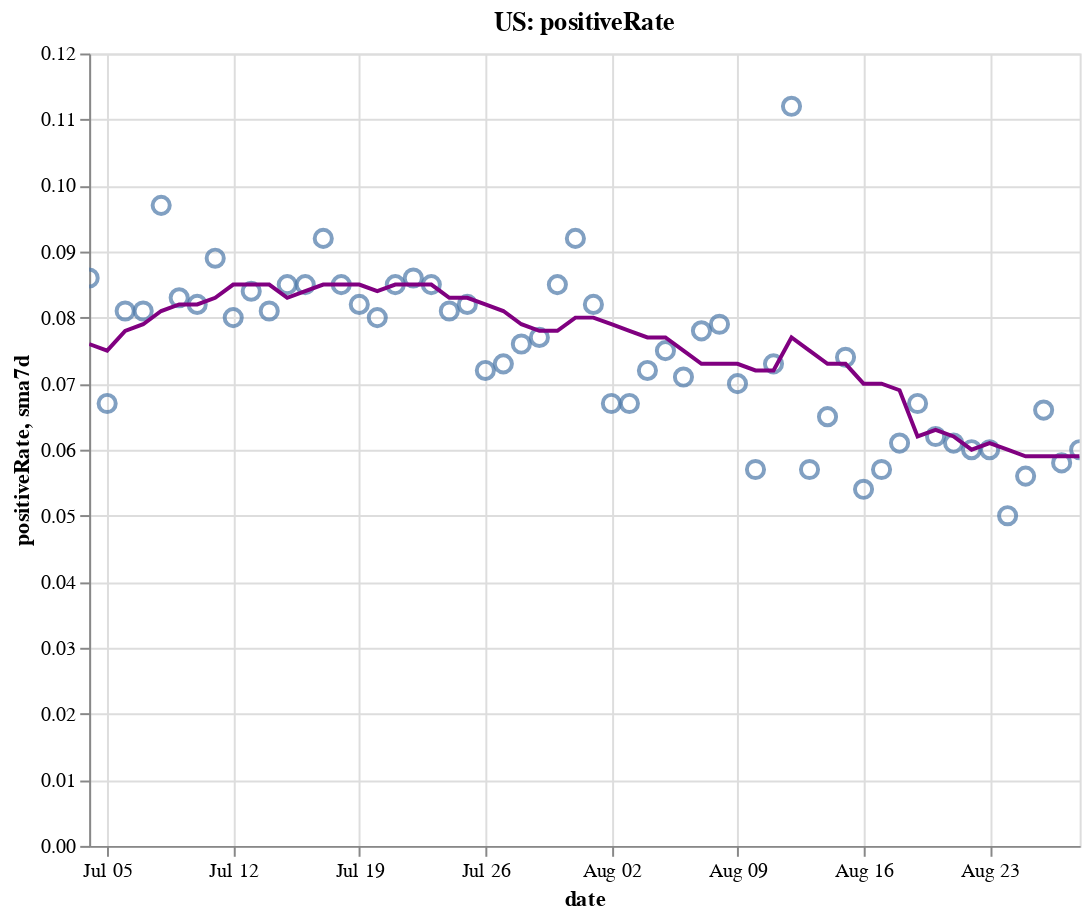

Here is the notebook cell this chart was saved with:
### Code cell
create_plot(us, 'positiveRate')

### Figure 1 — Vega-Lite specification as saved in the notebook (floating-point values rounded to 4 significant figures)
{"config": {"view": {"continuousWidth": 400, "continuousHeight": 300}}, "layer": [{"layer": [{"mark": {"type": "point", "size": 75}, "encoding": {"tooltip": [{"type": "temporal", "field": "date"}, {"type": "quantitative", "field": "positiveRate"}, {"type": "quantitative", "field": "sma7d"}], "x": {"type": "temporal", "field": "date"}, "y": {"type": "quantitative", "field": "positiveRate"}}, "selection": {"selector004": {"type": "interval", "bind": "scales", "encodings": ["x", "y"]}}}, {"mark": {"type": "line", "color": "purple"}, "encoding": {"x": {"type": "temporal", "field": "date"}, "y": {"type": "quantitative", "field": "sma7d"}}}]}, {"mark": {"type": "rule", "color": "#aaa"}, "encoding": {"x": {"type": "temporal", "field": "date"}}, "transform": [{"filter": {"selection": "selector003"}}]}, {"mark": "circle", "encoding": {"opacity": {"condition": {"value": 1, "selection": "selector003"}, "value": 0}, "tooltip": [{"type": "temporal", "field": "date"}, {"type": "quantitative", "field": "positiveRate"}, {"type": "quantitative", "field": "sma7d"}], "x": {"type": "temporal", "field": "date"}, "y": {"type": "quantitative", "field": "positiveRate"}}, "selection": {"selector003": {"type": "single", "encodings": ["x"], "on": "mouseover", "nearest": true, "empty": "none"}}}, {"mark": {"type": "text", "align": "left", "dx": 5, "dy": -5, "stroke": "white", "strokeWidth": 2}, "encoding": {"text": {"type": "quantitative", "field": "positiveRate"}, "tooltip": [{"type": "temporal", "field": "date"}, {"type": "quantitative", "field": "positiveRate"}, {"type": "quantitative", "field": "sma7d"}], "x": {"type": "temporal", "field": "date"}, "y": {"type": "quantitative", "field": "positiveRate"}}, "transform": [{"filter": {"selection": "selector003"}}]}, {"mark": {"type": "text", "align": "left", "dx": 5, "dy": -5}, "encoding": {"text": {"type": "quantitative", "field": "positiveRate"}, "tooltip": [{"type": "temporal", "field": "date"}, {"type": "quantitative", "field": "positiveRate"}, {"type": "quantitative", "field": "sma7d"}], "x": {"type": "temporal", "field": "date"}, "y": {"type": "quantitative", "field": "positiveRate"}}, "transform": [{"filter": {"selection": "selector003"}}]}], "data": {"name": "data-9fc7f8d07cc438790b8634f0007c2d65"}, "height": 400, "title": "US: positiveRate", "width": 500, "$schema": "https://vega.github.io/schema/vega-lite/v4.8.1.json", "datasets": {"data-9fc7f8d07cc438790b8634f0007c2d65": [{"date": "2020-07-04T00:00:00", "totalTestResultsIncrease": 635400.0, "positiveIncrease": 54340.0, "death": 122400.0, "deathIncrease": 306.0, "positiveRate": 0.086, "state": "US", "sma7d": 0.076}, {"date": "2020-07-05T00:00:00", "totalTestResultsIncrease": 681700.0, "positiveIncrease": 45610.0, "death": 122600.0, "deathIncrease": 209.0, "positiveRate": 0.067, "state": "US", "sma7d": 0.075}, {"date": "2020-07-06T00:00:00", "totalTestResultsIncrease": 516700.0, "positiveIncrease": 41920.0, "death": 122800.0, "deathIncrease": 243.0, "positiveRate": 0.081, "state": "US", "sma7d": 0.078}, {"date": "2020-07-07T00:00:00", "totalTestResultsIncrease": 638800.0, "positiveIncrease": 51730.0, "death": 123700.0, "deathIncrease": 923.0, "positiveRate": 0.081, "state": "US", "sma7d": 0.079}, {"date": "2020-07-08T00:00:00", "totalTestResultsIncrease": 643500.0, "positiveIncrease": 62670.0, "death": 124500.0, "deathIncrease": 807.0, "positiveRate": 0.097, "state": "US", "sma7d": 0.081}, {"date": "2020-07-09T00:00:00", "totalTestResultsIncrease": 709100.0, "positiveIncrease": 59160.0, "death": 125400.0, "deathIncrease": 867.0, "positiveRate": 0.083, "state": "US", "sma7d": 0.082}, {"date": "2020-07-10T00:00:00", "totalTestResultsIncrease": 814900.0, "positiveIncrease": 66850.0, "death": 126300.0, "deathIncrease": 854.0, "positiveRate": 0.082, "state": "US", "sma7d": 0.082}, {"date": "2020-07-11T00:00:00", "totalTestResultsIncrease": 707800.0, "positiveIncrease": 62900.0, "death": 127000.0, "deathIncrease": 757.0, "positiveRate": 0.089, "state": "US", "sma7d": 0.083}, {"date": "2020-07-12T00:00:00", "totalTestResultsIncrease": 769400.0, "positiveIncrease": 61310.0, "death": 127500.0, "deathIncrease": 476.0, "positiveRate": 0.08, "state": "US", "sma7d": 0.085}, {"date": "2020-07-13T00:00:00", "totalTestResultsIncrease": 691900.0, "positiveIncrease": 58100.0, "death": 127800.0, "deathIncrease": 327.0, "positiveRate": 0.084, "state": "US", "sma7d": 0.085}, {"date": "2020-07-14T00:00:00", "totalTestResultsIncrease": 770000.0, "positiveIncrease": 62730.0, "death": 128600.0, "deathIncrease": 736.0, "positiveRate": 0.081, "state": "US", "sma7d": 0.085}, {"date": "2020-07-15T00:00:00", "totalTestResultsIncrease": 773200.0, "positiveIncrease": 65800.0, "death": 129400.0, "deathIncrease": 858.0, "positiveRate": 0.085, "state": "US", "sma7d": 0.083}, {"date": "2020-07-16T00:00:00", "totalTestResultsIncrease": 832400.0, "positiveIncrease": 71040.0, "death": 130400.0, "deathIncrease": 947.0, "positiveRate": 0.085, "state": "US", "sma7d": 0.084}, {"date": "2020-07-17T00:00:00", "totalTestResultsIncrease": 839300.0, "positiveIncrease": 76840.0, "death": 131300.0, "deathIncrease": 951.0, "positiveRate": 0.092, "state": "US", "sma7d": 0.085}, {"date": "2020-07-18T00:00:00", "totalTestResultsIncrease": 763600.0, "positiveIncrease": 64950.0, "death": 132200.0, "deathIncrease": 872.0, "positiveRate": 0.085, "state": "US", "sma7d": 0.085}, {"date": "2020-07-19T00:00:00", "totalTestResultsIncrease": 786700.0, "positiveIncrease": 64260.0, "death": 132700.0, "deathIncrease": 527.0, "positiveRate": 0.082, "state": "US", "sma7d": 0.085}, {"date": "2020-07-20T00:00:00", "totalTestResultsIncrease": 712400.0, "positiveIncrease": 57040.0, "death": 133100.0, "deathIncrease": 363.0, "positiveRate": 0.08, "state": "US", "sma7d": 0.084}, {"date": "2020-07-21T00:00:00", "totalTestResultsIncrease": 754900.0, "positiveIncrease": 63930.0, "death": 134100.0, "deathIncrease": 1038.0, "positiveRate": 0.085, "state": "US", "sma7d": 0.085}, {"date": "2020-07-22T00:00:00", "totalTestResultsIncrease": 801600.0, "positiveIncrease": 69330.0, "death": 135300.0, "deathIncrease": 1171.0, "positiveRate": 0.086, "state": "US", "sma7d": 0.085}, {"date": "2020-07-23T00:00:00", "totalTestResultsIncrease": 845900.0, "positiveIncrease": 71550.0, "death": 136300.0, "deathIncrease": 1055.0, "positiveRate": 0.085, "state": "US", "sma7d": 0.085}, {"date": "2020-07-24T00:00:00", "totalTestResultsIncrease": 933600.0, "positiveIncrease": 75240.0, "death": 137500.0, "deathIncrease": 1176.0, "positiveRate": 0.081, "state": "US", "sma7d": 0.083}, {"date": "2020-07-25T00:00:00", "totalTestResultsIncrease": 791000.0, "positiveIncrease": 64740.0, "death": 138500.0, "deathIncrease": 1023.0, "positiveRate": 0.082, "state": "US", "sma7d": 0.083}, {"date": "2020-07-26T00:00:00", "totalTestResultsIncrease": 851100.0, "positiveIncrease": 61010.0, "death": 139100.0, "deathIncrease": 559.0, "positiveRate": 0.072, "state": "US", "sma7d": 0.082}, {"date": "2020-07-27T00:00:00", "totalTestResultsIncrease": 762700.0, "positiveIncrease": 55320.0, "death": 140200.0, "deathIncrease": 1059.0, "positiveRate": 0.073, "state": "US", "sma7d": 0.081}, {"date": "2020-07-28T00:00:00", "totalTestResultsIncrease": 738100.0, "positiveIncrease": 56450.0, "death": 141300.0, "deathIncrease": 1122.0, "positiveRate": 0.076, "state": "US", "sma7d": 0.079}, {"date": "2020-07-29T00:00:00", "totalTestResultsIncrease": 864500.0, "positiveIncrease": 66960.0, "death": 142800.0, "deathIncrease": 1492.0, "positiveRate": 0.077, "state": "US", "sma7d": 0.078}, {"date": "2020-07-30T00:00:00", "totalTestResultsIncrease": 814700.0, "positiveIncrease": 69420.0, "death": 144000.0, "deathIncrease": 1259.0, "positiveRate": 0.085, "state": "US", "sma7d": 0.078}, {"date": "2020-07-31T00:00:00", "totalTestResultsIncrease": 731900.0, "positiveIncrease": 67620.0, "death": 145400.0, "deathIncrease": 1312.0, "positiveRate": 0.092, "state": "US", "sma7d": 0.08}, {"date": "2020-08-01T00:00:00", "totalTestResultsIncrease": 745700.0, "positiveIncrease": 61100.0, "death": 146500.0, "deathIncrease": 1190.0, "positiveRate": 0.082, "state": "US", "sma7d": 0.08}, {"date": "2020-08-02T00:00:00", "totalTestResultsIncrease": 699500.0, "positiveIncrease": 46760.0, "death": 147000.0, "deathIncrease": 498.0, "positiveRate": 0.067, "state": "US", "sma7d": 0.079}, {"date": "2020-08-03T00:00:00", "totalTestResultsIncrease": 745100.0, "positiveIncrease": 49770.0, "death": 147600.0, "deathIncrease": 519.0, "positiveRate": 0.067, "state": "US", "sma7d": 0.078}, {"date": "2020-08-04T00:00:00", "totalTestResultsIncrease": 717100.0, "positiveIncrease": 51860.0, "death": 148800.0, "deathIncrease": 1255.0, "positiveRate": 0.072, "state": "US", "sma7d": 0.077}, {"date": "2020-08-05T00:00:00", "totalTestResultsIncrease": 699600.0, "positiveIncrease": 52330.0, "death": 150200.0, "deathIncrease": 1346.0, "positiveRate": 0.075, "state": "US", "sma7d": 0.077}, {"date": "2020-08-06T00:00:00", "totalTestResultsIncrease": 766600.0, "positiveIncrease": 54180.0, "death": 151400.0, "deathIncrease": 1251.0, "positiveRate": 0.071, "state": "US", "sma7d": 0.075}, {"date": "2020-08-07T00:00:00", "totalTestResultsIncrease": 785400.0, "positiveIncrease": 61350.0, "death": 152700.0, "deathIncrease": 1333.0, "positiveRate": 0.078, "state": "US", "sma7d": 0.073}, {"date": "2020-08-08T00:00:00", "totalTestResultsIncrease": 683400.0, "positiveIncrease": 53710.0, "death": 153800.0, "deathIncrease": 1089.0, "positiveRate": 0.079, "state": "US", "sma7d": 0.073}, {"date": "2020-08-09T00:00:00", "totalTestResultsIncrease": 724000.0, "positiveIncrease": 50620.0, "death": 154400.0, "deathIncrease": 616.0, "positiveRate": 0.07, "state": "US", "sma7d": 0.073}, {"date": "2020-08-10T00:00:00", "totalTestResultsIncrease": 740900.0, "positiveIncrease": 42090.0, "death": 154900.0, "deathIncrease": 426.0, "positiveRate": 0.057, "state": "US", "sma7d": 0.072}, {"date": "2020-08-11T00:00:00", "totalTestResultsIncrease": 760000.0, "positiveIncrease": 55700.0, "death": 156200.0, "deathIncrease": 1326.0, "positiveRate": 0.073, "state": "US", "sma7d": 0.072}, {"date": "2020-08-12T00:00:00", "totalTestResultsIncrease": 500200.0, "positiveIncrease": 56130.0, "death": 157700.0, "deathIncrease": 1517.0, "positiveRate": 0.112, "state": "US", "sma7d": 0.077}, {"date": "2020-08-13T00:00:00", "totalTestResultsIncrease": 900300.0, "positiveIncrease": 51760.0, "death": 158900.0, "deathIncrease": 1163.0, "positiveRate": 0.057, "state": "US", "sma7d": 0.075}, {"date": "2020-08-14T00:00:00", "totalTestResultsIncrease": 862300.0, "positiveIncrease": 55640.0, "death": 160100.0, "deathIncrease": 1216.0, "positiveRate": 0.065, "state": "US", "sma7d": 0.073}, {"date": "2020-08-15T00:00:00", "totalTestResultsIncrease": 756700.0, "positiveIncrease": 56150.0, "death": 161300.0, "deathIncrease": 1219.0, "positiveRate": 0.074, "state": "US", "sma7d": 0.073}, {"date": "2020-08-16T00:00:00", "totalTestResultsIncrease": 790400.0, "positiveIncrease": 42490.0, "death": 161900.0, "deathIncrease": 619.0, "positiveRate": 0.054, "state": "US", "sma7d": 0.07}, {"date": "2020-08-17T00:00:00", "totalTestResultsIncrease": 670100.0, "positiveIncrease": 37880.0, "death": 162300.0, "deathIncrease": 407.0, "positiveRate": 0.057, "state": "US", "sma7d": 0.07}, {"date": "2020-08-18T00:00:00", "totalTestResultsIncrease": 663600.0, "positiveIncrease": 40800.0, "death": 163500.0, "deathIncrease": 1196.0, "positiveRate": 0.061, "state": "US", "sma7d": 0.069}, {"date": "2020-08-19T00:00:00", "totalTestResultsIncrease": 674000.0, "positiveIncrease": 44950.0, "death": 165000.0, "deathIncrease": 1420.0, "positiveRate": 0.067, "state": "US", "sma7d": 0.062}, {"date": "2020-08-20T00:00:00", "totalTestResultsIncrease": 703300.0, "positiveIncrease": 43760.0, "death": 166100.0, "deathIncrease": 1134.0, "positiveRate": 0.062, "state": "US", "sma7d": 0.063}, {"date": "2020-08-21T00:00:00", "totalTestResultsIncrease": 759100.0, "positiveIncrease": 46560.0, "death": 167200.0, "deathIncrease": 1123.0, "positiveRate": 0.061, "state": "US", "sma7d": 0.062}, {"date": "2020-08-22T00:00:00", "totalTestResultsIncrease": 773800.0, "positiveIncrease": 46240.0, "death": 168200.0, "deathIncrease": 1029.0, "positiveRate": 0.06, "state": "US", "sma7d": 0.06}, {"date": "2020-08-23T00:00:00", "totalTestResultsIncrease": 629500.0, "positiveIncrease": 37570.0, "death": 168800.0, "deathIncrease": 572.0, "positiveRate": 0.06, "state": "US", "sma7d": 0.061}, {"date": "2020-08-24T00:00:00", "totalTestResultsIncrease": 692200.0, "positiveIncrease": 34640.0, "death": 169200.0, "deathIncrease": 343.0, "positiveRate": 0.05, "state": "US", "sma7d": 0.06}, {"date": "2020-08-25T00:00:00", "totalTestResultsIncrease": 645600.0, "positiveIncrease": 36370.0, "death": 170300.0, "deathIncrease": 1147.0, "positiveRate": 0.056, "state": "US", "sma7d": 0.059}, {"date": "2020-08-26T00:00:00", "totalTestResultsIncrease": 655000.0, "positiveIncrease": 43360.0, "death": 171600.0, "deathIncrease": 1298.0, "positiveRate": 0.066, "state": "US", "sma7d": 0.059}, {"date": "2020-08-27T00:00:00", "totalTestResultsIncrease": 751900.0, "positiveIncrease": 43980.0, "death": 172700.0, "deathIncrease": 1129.0, "positiveRate": 0.058, "state": "US", "sma7d": 0.059}, {"date": "2020-08-28T00:00:00", "totalTestResultsIncrease": 779900.0, "positiveIncrease": 46420.0, "death": 173700.0, "deathIncrease": 1023.0, "positiveRate": 0.06, "state": "US", "sma7d": 0.059}]}}
